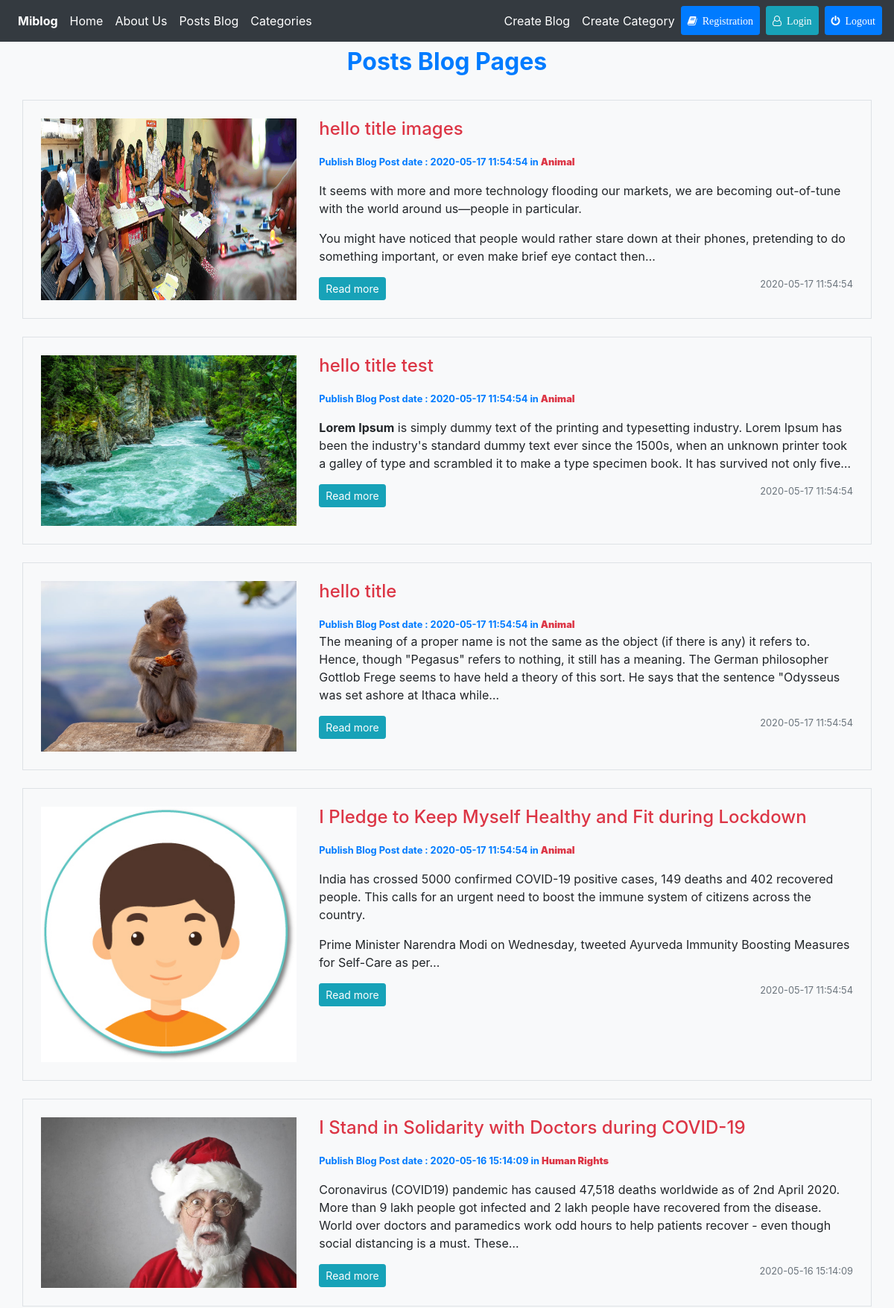
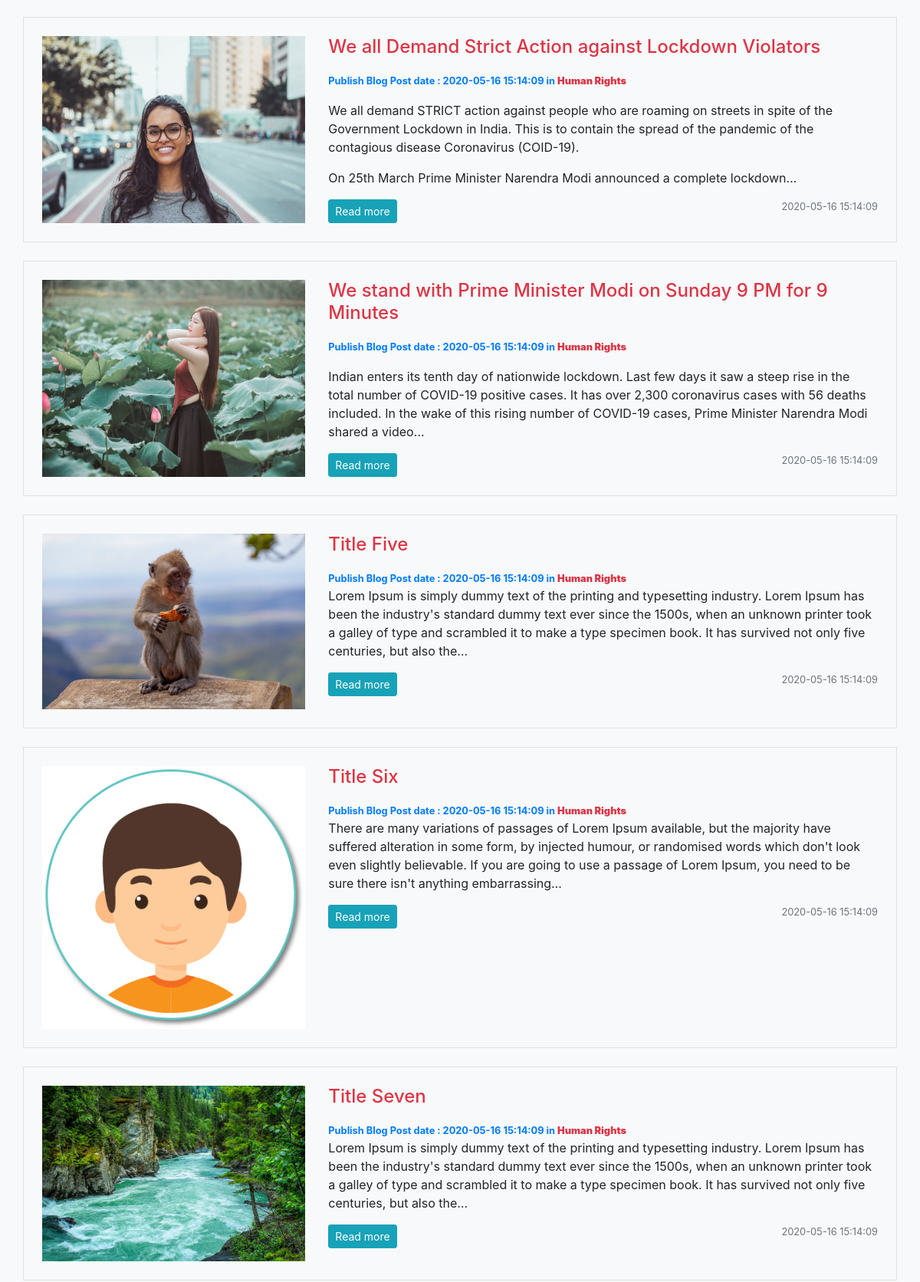
Screenshot of /index.php/posts (upper part) with the database file from the repository (2 pictures, top to bottom).
### tables this page shows
CREATE TABLE `posts` (
  `id` int(11) NOT NULL,
  `category_id` int(11) NOT NULL,
  `user_id` int(11) NOT NULL,
  `title` varchar(255) NOT NULL,
  `slug` varchar(255) NOT NULL,
  `body` text NOT NULL,
  `post_image` varchar(255) NOT NULL,
  `created_at` timestamp NOT NULL DEFAULT current_timestamp()
);

CREATE TABLE `categories` (
  `category_id` int(11) NOT NULL,
  `category_name` varchar(255) NOT NULL,
  `created_at` timestamp NOT NULL DEFAULT current_timestamp()
);

### application/controllers/Posts.php (called while the page is built, shortened)
<?php
	class Posts extends CI_Controller{
		public function index()
		{
			$data['title'] = "Latest Post Blog";
			$data['posts'] = $this->Post_model->get_posts();
			$this->load->view('templates/header');
			$this->load->view('posts/index' , $data);
			$this->load->view('templates/footer');
		}
	}
?>

### index.php (called while the page is built, shortened)
<?php
require_once BASEPATH.'core/CodeIgniter.php';

### application/models/Post_model.php (called while the page is built, shortened)
<?php
	class Post_model extends CI_Model{
		public function get_posts($slug = FALSE){
			if($slug === FALSE){
				$this->db->order_by('posts.id','DESC');
				$this->db->join('categories','categories.category_id = posts.category_id');
				$query = $this->db->get('posts');
				return $query->result_array();
			}
			$this->db->order_by('posts.id','DESC');
			$this->db->join('categories','categories.category_id = posts.category_id');
			$query = $this->db->get_where('posts',array('slug' => $slug));
			return $query->row_array();
		}
	}
?>

### application/views/posts/index.php (the view)
<div class="album py-2 bg-light">
   <div class="container p-0">
   		<h2 class="text-center pb-2 text-primary font-weight-bold"> Posts Blog Pages </h2>
      	<?php foreach($posts as $post) : ?>
			 <div class="col-md-12 border p-4 pt-4 mt-4">
				<div class="row">
				   <img class="col-md-4" src="<?php echo base_url(); ?>assets/images/posts/<?php echo $post['post_image']; ?>"
						alt="post_image">
				   <div class="col-md-8 pull-right">
				   	  <h4 class="pb-2 text-danger"> <?php echo $post['title'];  ?> </h4>
					  <small class="text-primary font-weight-bold m-auto" > Publish Blog Post date : <?php echo $post['created_at'];  ?>
					  	in <strong class="text-danger"><?php echo $post['category_name']; ?></strong>
					  </small>
					  <p class="card-text"> <?php echo character_limiter($post['body'], 300) ?> </p>
					  <div class="btn-group">
						 <button type="button" class="btn btn-sm btn-info" onclick="window.location.href='<?php echo base_url() ?>posts/<?php echo $post['slug']; ?>'">Read more</button>
					  </div>
					  <small class="text-muted pull-right"><?php echo $post['created_at'];  ?></small>
					</div>
				</div>
			 </div>
         <?php endforeach; ?>
    </div>
</div>

### rows the page displays
posts: post_image (picture), title "hello title images", category.created_at "2020-05-17 11:54:54", category.category_name "Animal", body "It seems with more and more technology flooding our markets, we are becoming out-of-tune with the world around us—people in particular. You might have noticed that people would rather stare down at their phones, pretending to do something important, or even make brief eye contact then…"
posts: post_image (picture), title "hello title test", category.created_at "2020-05-17 11:54:54", category.category_name "Animal", body "Lorem Ipsum is simply dummy text of the printing and typesetting industry. Lorem Ipsum has been the industry's standard dummy text ever since the 1500s, when an unknown printer took a galley of type and scrambled it to make a type specimen book. It has survived not only five…"
posts: post_image (picture), title "hello title", category.created_at "2020-05-17 11:54:54", category.category_name "Animal", body "The meaning of a proper name is not the same as the object (if there is any) it refers to. Hence, though \"Pegasus\" refers to nothing, it still has a meaning. The German philosopher Gottlob Frege seems to have held a theory of this sort. He says that the sentence \"Odysseus was set ashore at Ithaca while…"
posts: post_image (placeholder picture), title "I Pledge to Keep Myself Healthy and Fit during Lockdown", category.created_at "2020-05-17 11:54:54", category.category_name "Animal", body "India has crossed 5000 confirmed COVID-19 positive cases, 149 deaths and 402 recovered people. This calls for an urgent need to boost the immune system of citizens across the country. Prime Minister Narendra Modi on Wednesday, tweeted Ayurveda Immunity Boosting Measures for Self-Care as per…"
posts: post_image (picture), title "I Stand in Solidarity with Doctors during COVID-19", category.created_at "2020-05-16 15:14:09", category.category_name "Human Rights", body "Coronavirus (COVID19) pandemic has caused 47,518 deaths worldwide as of 2nd April 2020. More than 9 lakh people got infected and 2 lakh people have recovered from the disease. World over doctors and paramedics work odd hours to help patients recover - even though social distancing is a must. These…"
posts: post_image (picture), title "We all Demand Strict Action against Lockdown Violators", category.created_at "2020-05-16 15:14:09", category.category_name "Human Rights", body "We all demand STRICT action against people who are roaming on streets in spite of the Government Lockdown in India. This is to contain the spread of the pandemic of the contagious disease Coronavirus (COID-19). On 25th March Prime Minister Narendra Modi announced a complete lockdown…"
posts: post_image (picture), title "We stand with Prime Minister Modi on Sunday 9 PM for 9 Minutes", category.created_at "2020-05-16 15:14:09", category.category_name "Human Rights", body "Indian enters its tenth day of nationwide lockdown. Last few days it saw a steep rise in the total number of COVID-19 positive cases. It has over 2,300 coronavirus cases with 56 deaths included. In the wake of this rising number of COVID-19 cases, Prime Minister Narendra Modi shared a video…"
posts: post_image (picture), title "Title Five", category.created_at "2020-05-16 15:14:09", category.category_name "Human Rights", body "Lorem Ipsum is simply dummy text of the printing and typesetting industry. Lorem Ipsum has been the industry's standard dummy text ever since the 1500s, when an unknown printer took a galley of type and scrambled it to make a type specimen book. It has survived not only five centuries, but also the…"
posts: post_image (placeholder picture), title "Title Six", category.created_at "2020-05-16 15:14:09", category.category_name "Human Rights", body "There are many variations of passages of Lorem Ipsum available, but the majority have suffered alteration in some form, by injected humour, or randomised words which don't look even slightly believable. If you are going to use a passage of Lorem Ipsum, you need to be sure there isn't anything embarrassing…"
posts: post_image (picture), title "Title Seven", category.created_at "2020-05-16 15:14:09", category.category_name "Human Rights", body "Lorem Ipsum is simply dummy text of the printing and typesetting industry. Lorem Ipsum has been the industry's standard dummy text ever since the 1500s, when an unknown printer took a galley of type and scrambled it to make a type specimen book. It has survived not only five centuries, but also the…"
